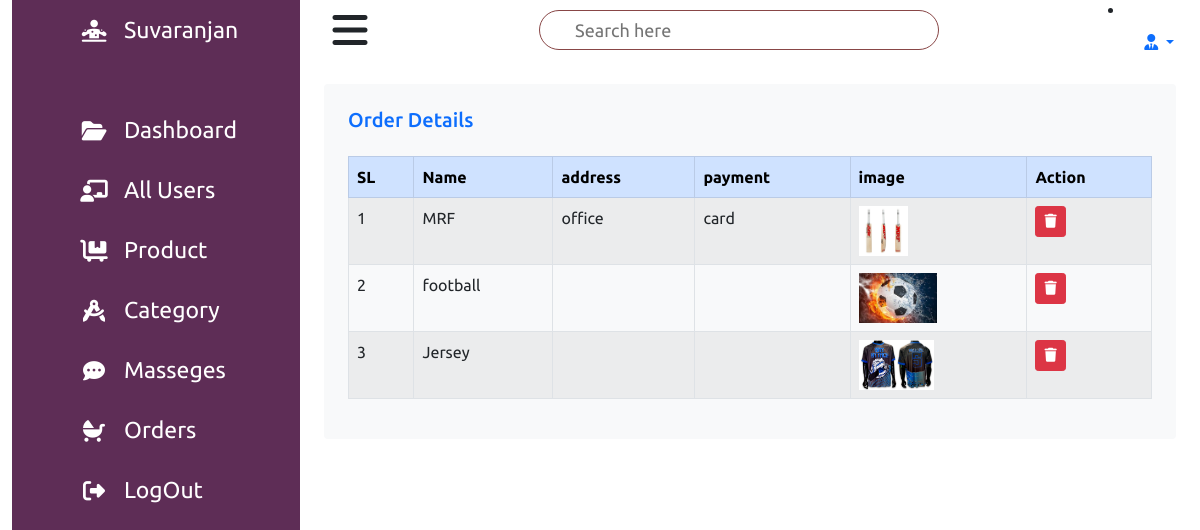
/Admin/order.php, run on the app's committed database.
### tables this page shows
CREATE TABLE `confirm_order` (
  `id` int(11) NOT NULL,
  `user_id` int(11) NOT NULL,
  `p_id` int(11) NOT NULL,
  `address` varchar(100) NOT NULL,
  `payment` varchar(100) NOT NULL
);

CREATE TABLE `product` (
  `id` int(11) NOT NULL,
  `catagory_id` varchar(55) NOT NULL,
  `pname` varchar(100) NOT NULL,
  `s_description` varchar(100) NOT NULL,
  `description` varchar(100) NOT NULL,
  `slup` varchar(100) NOT NULL,
  `qty` int(200) NOT NULL,
  `status` tinyint(10) NOT NULL,
  `trending` tinyint(10) NOT NULL,
  `meta_title` varchar(200) NOT NULL,
  `meta_description` mediumtext NOT NULL,
  `meta_kywords` mediumtext NOT NULL,
  `created_at` timestamp NOT NULL DEFAULT current_timestamp() ON UPDATE current_timestamp(),
  `original_price` int(10) NOT NULL,
  `seling_price` int(10) NOT NULL,
  `image` varchar(50) NOT NULL,
  `discount` int(11) NOT NULL,
  `dcharge` int(10) NOT NULL
);

### Admin/admin_function.php (called while the page is built, shortened)
<?php
include('../db_connection.php');
function DisplayOrder(){
	global $conn;
	$sql = "SELECT confirm_order.p_id,confirm_order.address,confirm_order.payment,product.pname,product.image FROM confirm_order JOIN product ON confirm_order.p_id=product.id";
    $query = mysqli_query($conn, $sql);
	if (mysqli_num_rows($query) > 0) {
		$data=mysqli_fetch_all($query,MYSQLI_ASSOC);
		return $data;
	}else{
		return false;
	}
}
?>

### Admin/order.php (the view, shortened to what this page needs)
<?php
include('admin_function.php');
include('navber.php');
?>
<div class="container-fluid pt-4 px-4">
    <div class="row g-4">
        <div class="col-12">
            <div class="bg-light rounded h-100 p-4">
                <h4 class="mb-4 text-primary fs-5 fw-5">Order Details</h4>
                <div class="table-responsive">
                    <table class="table table-bordered table-striped table-hover w-100" id="example">
                        <thead>
                            <tr class="table-primary">
                                <th>SL</th>
                                <th>Name</th>
                                <th>address</th>
                                <th>payment</th>
                                <th>image</th>
                                <th>Action</th>
                            </tr>
                        </thead>
                        <tbody>
                            <?php
                           $alldata= DisplayOrder();
                           if(isset($alldata)){
                                foreach ($alldata as $key => $data) {
                            ?>
                                    <tr>
                                        <td><?php echo ($key+1); ?></td>
                                        <td><?php echo $data['pname']; ?></td>
                                        <td><?php echo $data['address']; ?></td>
                                        <td><?php echo $data['payment']; ?></td>
                                        <td><img src="../Assets/p_img/<?php echo $data['image'] ? $data['image'] : 'no-image.jpg'; ?>" alt="<?php echo $data['pname']; ?>" style="height:50px;"></td>
                                        <td>
                                            <a href="#" class="btn btn-sm btn-danger delete_btn" ><i class="fa fa-trash"></i></a>
                                        </td>
                                    </tr>
                            <?php
                                }
                            } else {
                                echo "<tr><td colspan='4' class='text-center'>No Record Found...</td></tr>";
                            }
                            ?>
                        </tbody>
                    </table>
                </div>
            </div>
        </div>
    </div>
</div>

### Admin/admin_header_link.php (shortened to what this page needs)
<!DOCTYPE html>
<html>
    <head>
        <link rel="stylesheet" href="">
        <link
      rel="stylesheet"
      type="text/css"
      href="../Assets/bootstrap/css/bootstrap.min.css"/>
    <link rel="stylesheet" type="text/css" href="../Assets/css/all.min.css" />
    <link
      rel="stylesheet"
      href="../Assets/OwlCarousel2-2.3.4/dist/assets/owl.carousel.min.css"
    />
    <link
      rel="stylesheet"
      href="../Assets/OwlCarousel2-2.3.4/dist/assets/owl.theme.default.css"
    />
    <link rel="stylesheet" type="text/css" href="../Assets/css/dashboard.css">
    </head>
    <body>

### Admin/navber.php (shortened to what this page needs)
<?php
include('admin_header_link.php');
?>
<div class="container-fluid">
        <div class="navigation">
            <ul>
                <li>
                    <a href="../index.php">
                        <span class="icon">
                            <i class="fa-solid fa-diagnoses"></i>
                        </span>
                        <span class="title">Suvaranjan</span>
                    </a>
                </li>
                <li>
                    <a href="dashbord.php">
                        <span class="icon">
                            <i class="fa-solid fa-folder-open"></i>
                        </span>
                        <span class="title">Dashboard</span>
                    </a>
                </li>
                <li>
                    <a href="all_users.php">
                        <span class="icon">
                            <i class="fa-solid fa-chalkboard-teacher"></i>
                        </span>
                        <span class="title">All Users</span>
                    </a>
                </li>
                <li>
                    <a href="all_product.php">
                        <span class="icon">
                            <i class="fas fa-dolly-flatbed"></i>
                        </span>
                        <span class="title">Product</span>
                    </a>
                </li>
                <li>
                    <a href="all_catagory.php">
                        <span class="icon">
                            <i class="fa-solid fa-drafting-compass"></i>
                        </span>
                        <span class="title">Category</span>
                    </a>
                </li>
                <li>
                    <a href="messages.php">
                        <span class="icon">
                             <i class="fa-solid fa-comment-dots"></i>
                        </span>
                        <span class="title">Masseges</span>
                    </a>
                </li>
                <li>
                    <a href="order.php">
                        <span class="icon">
                            <i class="fa-solid fa-baby-carriage"></i>
                        </span>
                         <span class="title">Orders</span>
                    </a>
                </li>
                <li>
                    <a href="logout.php">
                        <span class="icon">
                            <i class="fa-solid fa-right-from-bracket"></i>
                        </span>
                        <span class="title">LogOut</span>
                    </a>
                </li>
            </ul>
        </div>
        <div class="main">
            <div class="topbar">
                <div class="toggle">
                    <i class="fa-solid fa-bars"></i>
                </div>
                <div class="search">
                    <label>
                        <input type="text" placeholder="Search here">
                    </label>
                </div>
                <div>
                    <li class="nav-item dropdown">
                    <a
                        class="nav-link dropdown-toggle dropbtn"
                        href="#"
                        id="navbarDropdown"
                        role="button"
                        data-bs-toggle="dropdown"
                        aria-expanded="false"
                    >
                    <i class="fa-solid fa-user-tie"></i>
                    </a>
                </li>
                </div>
            </div>
<?php
include('admin_footer_link.php');
?>

### Admin/admin_footer_link.php (shortened to what this page needs)
  </body>
</html>

### Assets/css/dashboard.css (style rules this page uses)
* { font-family: "Ubuntu", sans-serif; margin: 0; padding: 0; box-sizing: border-box; }
:root { --blue: #7ff123; --white: #fff; --gray: #f5f5f5; --black1: #222; --black2: #884646; }
body { min-height: 100vh; overflow-x: hidden; }
.navigation { position: fixed; width: 300px; height: 100%; background: #5e2d56; border-left: 10px solid #5e2d56; transition: 0.5s; overflow: hidden; }
.navigation ul { position: absolute; top: 0; left: 0; width: 100%; }
.navigation ul li { position: relative; width: 100%; list-style: none; border-top-left-radius: 30px; border-bottom-left-radius: 30px; }
.navigation ul li:nth-child(1) { margin-bottom: 40px; pointer-events: none; }
.navigation ul li a { position: relative; display: block; width: 100%; display: flex; text-decoration: none; color: var(--white); }
.navigation ul li a .icon { position: relative; display: block; min-width: 60px; height: 60px; line-height: 62px; text-align: center; font-size: 22px; }
.fa-solid, .fas { font-weight: 900; margin-left: 20px; }
.navigation ul li a .title { position: relative; display: block; padding: 0 10px; height: 60px; line-height: 60px; text-align: start; white-space: nowrap; font-size: 23px; }
.main { position: absolute; width: calc(100% - 300px); left: 300px; min-height: 100vh; background: var(--white); transition: 0.5s; }
.topbar { width: 100%; height: 60px; display: flex; justify-content: space-between; align-items: center; padding: 0 10px; }
.toggle { position: relative; width: 60px; height: 60px; display: flex; justify-content: center; align-items: center; font-size: 2.5rem; cursor: pointer; }
.search { position: relative; width: 400px; margin: 0 10px; }
.search label { position: relative; width: 100%; }
.search label input { width: 100%; height: 40px; border-radius: 40px; padding: 5px 20px; padding-left: 35px; font-size: 18px; outline: none; border: 1px solid var(--black2); }

### data on the page
confirm_order: product.pname "MRF", address "office", payment "card", product.image (picture)
confirm_order: product.pname "football", product.image (picture)
confirm_order: product.pname "Jersey", product.image (picture)
